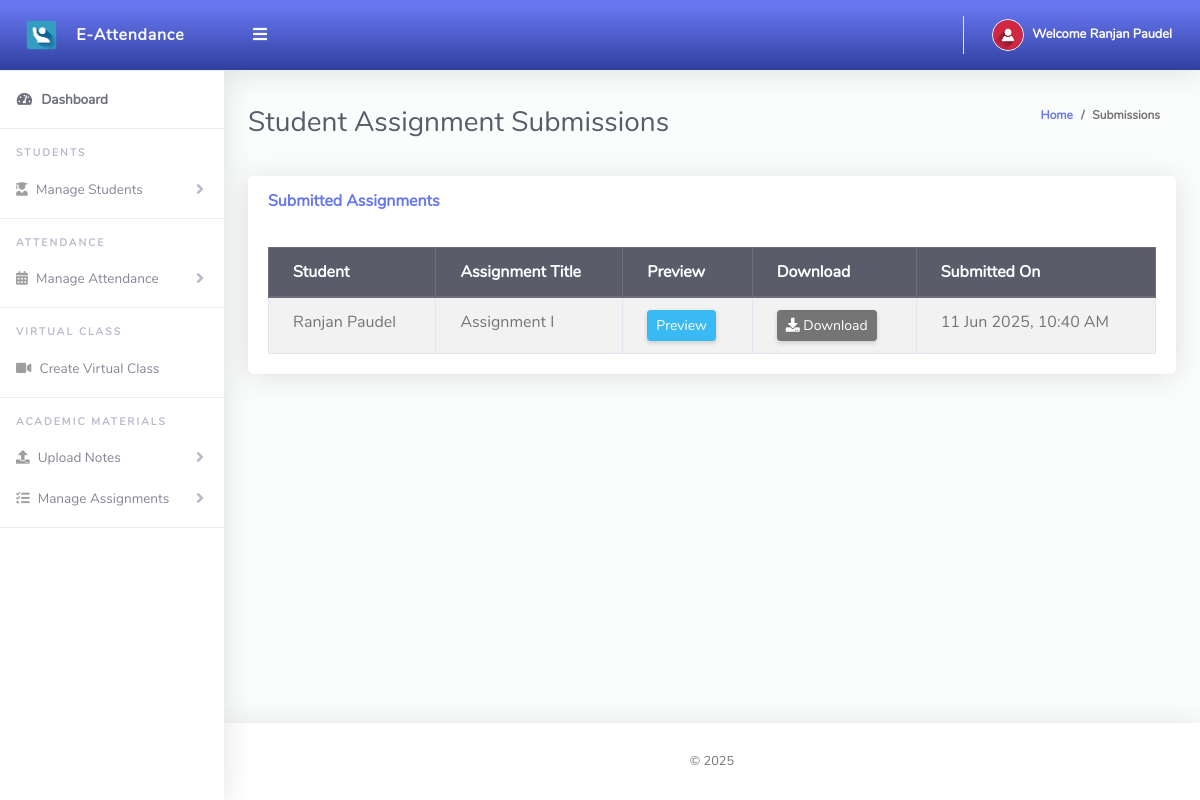
The page /ClassTeacher/submissions.php (signed in) on the database its author committed.
### tables this page shows
CREATE TABLE `tblclassteacher` (
  `Id` int(10) NOT NULL,
  `firstName` varchar(255) NOT NULL,
  `lastName` varchar(255) NOT NULL,
  `emailAddress` varchar(255) NOT NULL,
  `password` varchar(255) NOT NULL,
  `phoneNo` varchar(50) NOT NULL,
  `webauthn_setup_token` varchar(255) DEFAULT NULL,
  `webauthn_setup_token_expiry` datetime DEFAULT NULL
);

CREATE TABLE `tblsubmissions` (
  `Id` int(11) NOT NULL,
  `AssignmentId` int(11) NOT NULL,
  `StudentId` int(11) NOT NULL,
  `SubmittedFile` varchar(255) NOT NULL,
  `SubmissionDate` datetime NOT NULL,
  `Grade` varchar(10) DEFAULT NULL,
  `Feedback` text DEFAULT NULL,
  `IsLate` tinyint(1) DEFAULT 0
);

CREATE TABLE `tblstudents` (
  `SymbolNo` int(10) NOT NULL,
  `ClassId` int(11) NOT NULL,
  `firstName` varchar(255) NOT NULL,
  `lastName` varchar(255) NOT NULL,
  `RegistrationNo` varchar(255) NOT NULL,
  `Program` varchar(20) NOT NULL,
  `Year(Batch)` year(4) NOT NULL,
  `emailAddress` varchar(100) DEFAULT NULL,
  `password` varchar(255) NOT NULL,
  `webauthn_setup_token` varchar(255) DEFAULT NULL,
  `webauthn_setup_token_expiry` datetime DEFAULT NULL
);

CREATE TABLE `tblassignments` (
  `Id` int(11) NOT NULL,
  `Title` varchar(255) NOT NULL,
  `Description` text DEFAULT NULL,
  `FilePath` varchar(255) DEFAULT NULL,
  `ClassArmId` int(11) NOT NULL,
  `Deadline` datetime NOT NULL,
  `UploadedBy` int(11) NOT NULL,
  `UploadDate` datetime NOT NULL,
  `isDeleted` tinyint(1) DEFAULT 0
);

### ClassTeacher/submissions.php (the view, shortened to what this page needs)
<?php
include '../Includes/dbcon.php';
$teacherId = $_SESSION['userId'];
$query = "SELECT s.Id, s.SubmittedFile, s.SubmissionDate, st.firstName, st.lastName, a.Title
          FROM tblsubmissions s
          JOIN tblassignments a ON s.AssignmentId = a.Id
          JOIN tblstudents st ON s.StudentId = st.SymbolNo
          WHERE a.UploadedBy = '$teacherId'
          ORDER BY s.SubmissionDate DESC";
$result = mysqli_query($conn, $query);
?>
<!DOCTYPE html>
<html lang="en">
<head>
    <link href="../vendor/fontawesome-free/css/all.min.css" rel="stylesheet">
    <link href="../vendor/bootstrap/css/bootstrap.min.css" rel="stylesheet">
    <link href="css/ruang-admin.min.css" rel="stylesheet">
</head>
<body id="page-top">
<div id="wrapper">
    <?php include "Includes/sidebar.php"; ?>
    <div id="content-wrapper" class="d-flex flex-column">
        <div id="content">
            <?php include "Includes/topbar.php"; ?>
            <div class="container-fluid" id="container-wrapper">
                <div class="d-sm-flex align-items-center justify-content-between mb-4">
                    <h1 class="h3 mb-0 text-gray-800">Student Assignment Submissions</h1>
                    <ol class="breadcrumb">
                        <li class="breadcrumb-item"><a href="./">Home</a></li>
                        <li class="breadcrumb-item active" aria-current="page">Submissions</li>
                    </ol>
                </div>
                <div class="card mb-4">
                    <div class="card-header py-3">
                        <h6 class="m-0 font-weight-bold text-primary">Submitted Assignments</h6>
                    </div>
                    <div class="card-body">
                        <?php if (mysqli_num_rows($result) > 0): ?>
                            <table class="table table-bordered table-striped">
                                <thead class="thead-dark">
                                    <tr>
                                        <th>Student</th>
                                        <th>Assignment Title</th>
                                        <th>Preview</th>
                                        <th>Download</th>
                                        <th>Submitted On</th>
                                    </tr>
                                </thead>
                                <tbody>
                                    <?php while ($row = mysqli_fetch_assoc($result)): ?>
                                        <tr>
                                            <td><?= htmlspecialchars($row['firstName'] . ' ' . $row['lastName']) ?></td>
                                            <td><?= htmlspecialchars($row['Title']) ?></td>
                                            <td>
                                                <button class="btn btn-info btn-sm preview-btn" data-file="<?= htmlspecialchars($row['SubmittedFile']) ?>">
                                                    Preview
                                                </button>
                                            </td>
                                            <td>
                                                <a href="../uploads/submissions/<?= htmlspecialchars($row['SubmittedFile']) ?>" class="btn btn-sm btn-secondary" target="_blank" download>
                                                    <i class="fas fa-download"></i> Download
                                                </a>
                                            </td>
                                            <td><?= date('d M Y, h:i A', strtotime($row['SubmissionDate'])) ?></td>
                                        </tr>
                                    <?php endwhile; ?>
                                </tbody>
                            </table>
                        <?php else: ?>
                            <div class="alert alert-info">No submissions found yet.</div>
                        <?php endif; ?>
                    </div>
                </div>
            </div>
        </div>
        <?php include "Includes/footer.php"; ?>
    </div>
</div>
</body>
</html>

### ClassTeacher/Includes/topbar.php (shortened to what this page needs)
<?php
  $query = "SELECT * FROM tblclassteacher WHERE Id = ".$_SESSION['userId']."";
  $rs = $conn->query($query);
  $rows = $rs->fetch_assoc();
  $fullName = $rows['firstName']." ".$rows['lastName'];;
?>
<nav class="navbar navbar-expand navbar-light bg-gradient-primary topbar mb-4 static-top">
          <button id="sidebarToggleTop" class="btn btn-link rounded-circle mr-3">
            <i class="fa fa-bars"></i>
          </button>
          <ul class="navbar-nav ml-auto">
            <li class="nav-item dropdown no-arrow">
              <a class="nav-link dropdown-toggle" href="#" id="userDropdown" role="button" data-toggle="dropdown"
                aria-haspopup="true" aria-expanded="false">
                <img class="img-profile rounded-circle" src="img/user-icn.png" style="max-width: 60px">
                <span class="ml-2 d-none d-lg-inline text-white small"><b>Welcome <?php echo $fullName;?></b></span>
              </a>
            </li>
          </ul>
        </nav>

### rows shown on the page
tblclassteacher: fullName "Ranjan Paudel"
tblsubmissions: StudentId.lastName "Ranjan Paudel", AssignmentId.Title "Assignment I", SubmissionDate "11 Jun 2025, 10:40 AM"
